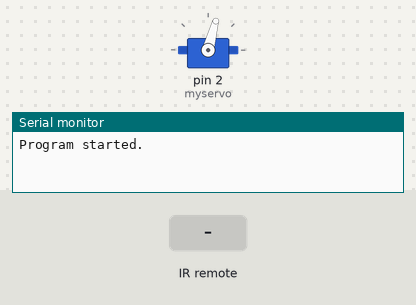
The sketch below on a simulated Arduino Uno, built with avr-gcc and run on an emulated ATmega328P. Parts: servo, the last lines printed to the serial monitor. Inputs (shaded band) come from the test bench.

Above: at 1.2 s.
1.3 s: infrared code 0xBA45FF00 received
At 2.1 s:
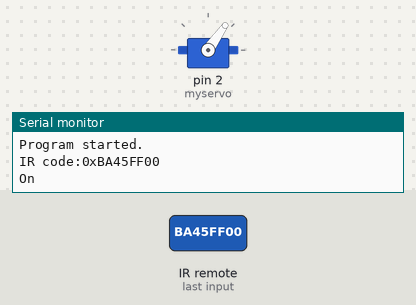
3.8 s: infrared code 0xBA45FF00 received
At 4.3 s:
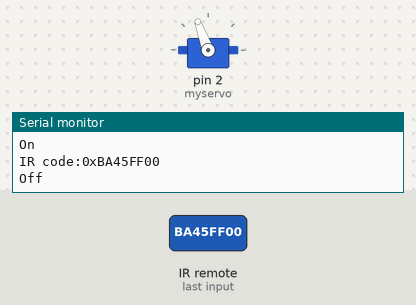
Timing chart, 0 to 6.8 s (numbered marks = the images above; inputs shaded):
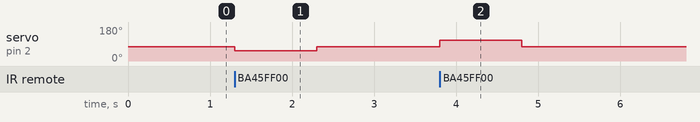

The sketch:

IRLightSwitch.ino
```cpp
//www.elegoo.com
//2023.05.05

#include "IRremote.h"
#include <Servo.h>

char incomingByte = '0';
int receiver = 11;
int currentState = 0;
String full = "0";
Servo myservo;


IRrecv irrecv(receiver);     // create instance of 'irrecv'
uint32_t last_decodedRawData = 0;

int translateIR() // takes action based on IR code received
{
  // Check if it is a repeat IR code
  if (irrecv.decodedIRData.flags)
  {
    //set the current decodedRawData to the last decodedRawData
    irrecv.decodedIRData.decodedRawData = last_decodedRawData;
    Serial.println("REPEAT!");
  } else
  {
    //output the IR code on the serial monitor
    Serial.print("IR code:0x");
    Serial.println(irrecv.decodedIRData.decodedRawData, HEX);
  }
  //map the IR code to the remote key
  switch (irrecv.decodedIRData.decodedRawData)
  {
    case 0xE916FF00: return 0;    break;
    case 0xF30CFF00: return 1;    break;
    case 0xBA45FF00: return 2;     break;
    default:
      Serial.println(" other button");
  }

  //store the last decodedRawData
  last_decodedRawData = irrecv.decodedIRData.decodedRawData;
  delay(500); // do not get immediate repeat
  return 5;
}

void setup()
{
  myservo.attach(2);  // attaches the servo on pin 9 to the servo object
  myservo.write(75); // reset servo position

  Serial.begin(9600);
  Serial.println("Program started.");
  irrecv.enableIRIn(); // Start the receiver

}


void loop()
{
  if (irrecv.decode()) // have we received an IR signal?
  {
    int code = translateIR();
    //code for using 0/1 buttons to turn off/turn on, instead of Power button
    // if(code == 0){
    //   if(currentState != 0){
    //     Serial.println("Off");
    //     myservo.write(110);
    //     delay(1000);
    //     myservo.write(75);
    //     currentState = 0;
    //   }
    // }else if (code == 1) {
    //   if(currentState != 1){
    //     Serial.println("On");
    //     myservo.write(55);
    //     delay(1000);
    //     myservo.write(75);
    //     currentState = 1;
    //   }
    // } else if (code == 2){Serial.println("lol");}
    // Serial.println(currentState);

    if(code == 2 && currentState == 0) {
        Serial.println("On");
        myservo.write(55);
        delay(1000);
        myservo.write(75);
        currentState = 1;
    } else if (code == 2 && currentState == 1) {
        Serial.println("Off");
        myservo.write(110);
        delay(1000);
        myservo.write(75);
        currentState = 0;
    }
    irrecv.resume(); // receive the next value
  }
}
```

Measured:
- after the input at 1.3 s, servo on pin 2 (myservo): 75° → 55° at once, → 75° 1.0 s later
- after the input at 3.8 s, servo on pin 2 (myservo): 75° → 110° at once, → 75° 1.0 s later
